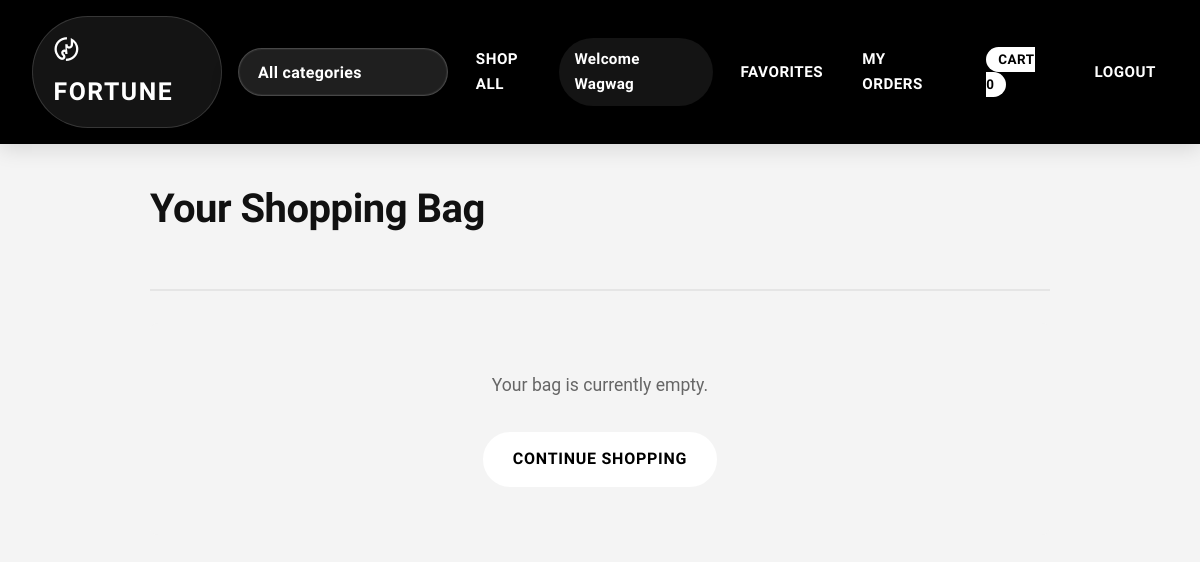
The app's page /shop/cart/ (signed in), older data.
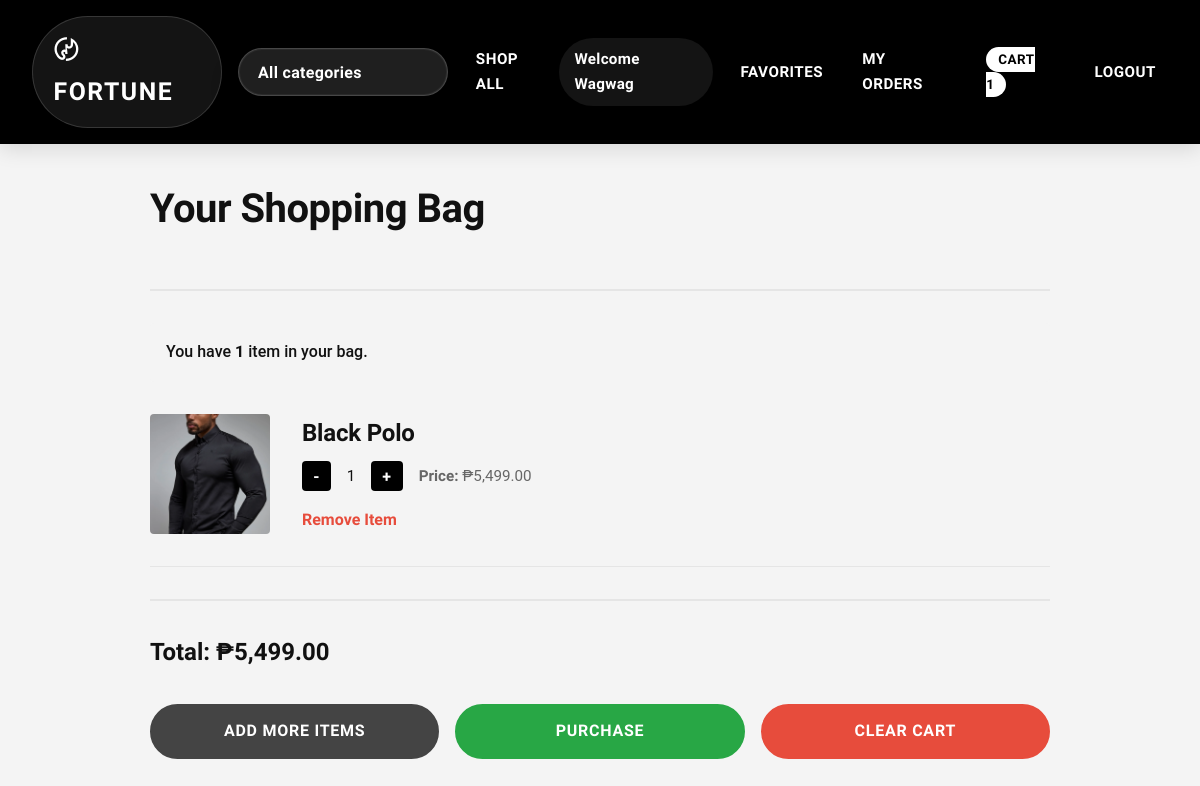
The same page, newer data.
### catalog/models.py (models this page shows, shortened)
class Product(models.Model):
    category = models.ForeignKey(Category, on_delete=models.CASCADE, related_name='products', null=True, blank=True)
    name = models.CharField(max_length=255)
    description = models.TextField()
    price = models.DecimalField(max_digits=10, decimal_places=2)
    stock = models.IntegerField()
    image = models.ImageField(upload_to='products/', null=True, blank=True)

### catalog/views.py (the view)
# urls.py: path('shop/cart/', cart_detail, name='cart_detail'),
@login_required
def cart_detail(request):
    cart = Cart(request)
    return render(request, 'catalog/cart_detail.html', {
        'cart': cart,
        'cart_count': cart.get_total_items(),
    })

### catalog/cart.py (called while the page is built)
    def _load_authenticated_cart(self, session_cart):
        saved_items = CartItem.objects.filter(user=self.user)
        saved_cart = {str(item.product_id): {'quantity': item.quantity} for item in saved_items}
        if session_cart and not self.session.get('cart_merged'):
            merged_cart = saved_cart.copy()
            for p_id, item in session_cart.items():
                merged_cart[p_id] = {
                    'quantity': merged_cart.get(p_id, {'quantity': 0})['quantity'] + item.get('quantity', 0)
                }
            self.session['cart'] = merged_cart
            self.cart = merged_cart
            self._save_cart_to_db()
        else:
            self.cart = saved_cart
            self.session['cart'] = self.cart
        self.session['cart_merged'] = True
        self.session.modified = True
        return self.cart

    def get_total_items(self):
        return sum(item['quantity'] for item in self.cart.values())

    def get_total_price(self):
        return sum(item['product'].price * item['quantity'] for item in self)

### catalog/templates/catalog/cart_detail.html (shortened to what this page needs)
{% extends 'catalog/base.html' %} {% load humanize %} {% block content %}
<div class="cart-container">
  <div class="cart-header">
    <h1>Your Shopping Bag</h1>
  </div>
  {% if cart_count > 0 %}
  <div class="cart-items-info">
    You have <strong>{{ cart_count }}</strong> item{{ cart_count|pluralize }} in
    your bag.
  </div>
  {% for item in cart %}
  <div class="cart-item">
    <div>
      {% if item.product.image %}
      <img
        src="{{ item.product.image.url }}"
        class="cart-item-image"
        alt="{{ item.product.name }}"
      />
      {% else %}
      <div class="cart-item-image" style="background: #f0f0f0"></div>
      {% endif %}
    </div>
    <div class="cart-item-details">
      <h3>{{ item.product.name }}</h3>
      <div
        class="cart-item-info"
        style="display: flex; gap: 1rem; align-items: center; flex-wrap: wrap"
      >
        <div
          class="quantity-controls"
          style="display: inline-flex; align-items: center; gap: 0.5rem"
        >
          <form
            method="post"
            action="{% url 'update_cart_quantity' item.product.id %}"
            style="display: inline-flex; gap: 0.25rem; align-items: center"
          >
            <button
              type="submit"
              name="action"
              value="dec"
              class="btn btn-secondary"
              style="padding: 0.35rem 0.7rem"
            >
              -
            </button>
            <span
              style="min-width: 2rem; text-align: center; display: inline-block"
              >{{ item.quantity }}</span
            >
            <button
              type="submit"
              name="action"
              value="inc"
              class="btn btn-secondary"
              style="padding: 0.35rem 0.7rem"
            >
              +
            </button>
          </form>
        </div>
        <p>
          <strong>Price:</strong> ₱{{ item.total_price|floatformat:2|intcomma }}
        </p>
      </div>
      <a href="{% url 'remove_from_cart' item.product.id %}" class="remove-link"
        >Remove Item</a
      >
    </div>
  </div>
  {% endfor %}
  <div class="cart-summary">
    <div class="cart-total">
      Total: ₱{{ cart.get_total_price|floatformat:2|intcomma }}
    </div>
    <div class="cart-actions">
      <a href="/shop/" class="btn btn-cart-secondary">Add More Items</a>
      <a href="{% url 'payment_options' %}" class="btn btn-cart-success"
        >Purchase</a
      >
      <a href="{% url 'clear_cart' %}" class="btn btn-danger">Clear Cart</a>
    </div>
  </div>
  {% else %}
  <div class="empty-cart">
    <p>Your bag is currently empty.</p>
    <a href="/shop/" class="btn btn-primary">Continue Shopping</a>
  </div>
  {% endif %}
</div>
{% endblock %}

### catalog/templates/catalog/base.html (shortened to what this page needs)
{% load static %}
<!doctype html>
<html>
  <head>
    <link rel="stylesheet" href="{% static 'catalog/styles.css' %}" />
  </head>
  <body>
    <nav>
      <div class="nav-left">
        <span class="brand-logo">〄 FORTUNE</span>
        {% if not user.is_staff and not user.is_superuser %}
        <div class="category-filter">
          <select id="category-select" aria-label="Select category">
            <option value="" {% if not selected_category %} selected{% endif %}>
              All categories
            </option>
          </select>
        </div>
        <a href="/shop/">SHOP ALL</a>
        {% endif %}
      </div>
      <div class="nav-right">
        {% load group_filters %} {% if user.is_authenticated %}
        <span class="welcome-user">Welcome {{ user.username }}</span>
        {% if user.is_staff or user|has_group:'Staff' %}
        <a href="{% url 'staff_home' %}">DASHBOARD</a>
        <a href="{% url 'staff_product_list' %}">MANAGE PRODUCTS</a>
        <a href="{% url 'staff_order_dashboard' %}">VIEW ORDERS</a>
        {% else %}
        <a href="{% url 'favorites' %}">FAVORITES</a>
        <a href="{% url 'order_history' %}">MY ORDERS</a>
        <a href="/shop/cart/"
          ><span class="cart-badge">CART {{ cart_count|default:0 }}</span></a
        >
        {% endif %}
        <a href="{% url 'logout' %}">LOGOUT</a>
        {% else %}
        <a href="{% url 'login' %}" class="btn-auth">LOGIN</a>
        <a href="{% url 'signup' %}" class="btn-auth">SIGN UP</a>
        {% endif %}
      </div>
    </nav>
    <div class="container">{% block content %} {% endblock %}</div>
  </body>
</html>

Row changes from the older to the newer data that the page shows:
now on this page (row edited): Product: product.image (picture), product.name "Black Polo", quantity "1", total_price "5,499.00", get_total_price "5,499.00"
Text that changed along with them:
{{ cart_count|default:0 }}: "0" → "1"
{{ cart_count }}: (not shown) → "1"
text no longer shown: "Your bag is currently empty. CONTINUE SHOPPING"
text now shown: "You have item in your bag. Total: ₱ ADD MORE ITEMS PURCHASE CLEAR CART"
